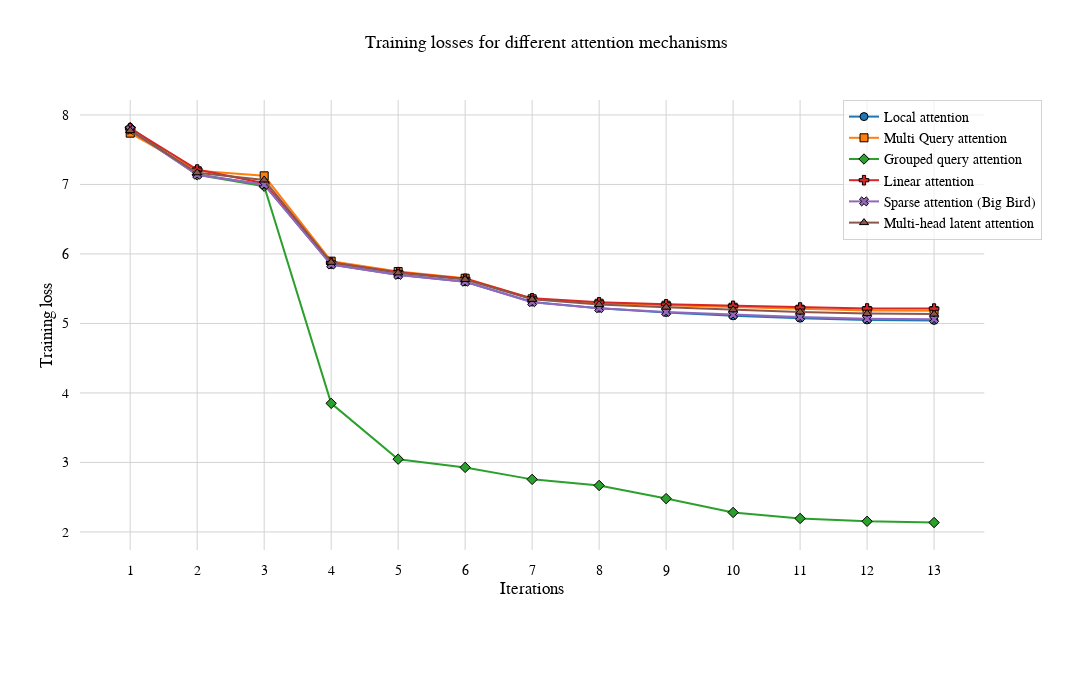

Notebook code cell kept with this figure:
### Markdown cell above
#### 2.2. Plot the training data

### Code cell
line_configs = [
    {
        "name": "Local attention",
        "data": attention_mechanisms["local"]["train"],
        "color": "#1f77b4",
        "dash": "solid",
        "width": 2,
        "marker_symbol": 0,
    },
    {
        "name": "Multi Query attention",
        "data": attention_mechanisms["multi_query"]["train"],
        "color": "#ff7f0e",
        "dash": "solid",
        "width": 2,
        "marker_symbol": 1,
    },
    {
        "name": "Grouped query attention",
        "data": attention_mechanisms["grouped"]["train"],
        "color": "#2ca02c",
        "dash": "solid",
        "width": 2,
        "marker_symbol": 2,
    },
    {
        "name": "Linear attention",
        "data": attention_mechanisms["linear"]["train"],
        "color": "#d62728",
        "dash": "solid",
        "width": 2,
        "marker_symbol": 3,
    },
    {
        "name": "Sparse attention (Big Bird)",
        "data": attention_mechanisms["big_bird"]["train"],
        "color": "#9467bd",
        "dash": "solid",
        "width": 2,
        "marker_symbol": 4,
    },
    {
        "name": "Multi-head latent attention",
        "data": attention_mechanisms["latent"]["train"],
        "color": "#8c564b",
        "dash": "solid",
        "width": 2,
        "marker_symbol": 5,
    },
]
iterations = np.arange(1, len(attention_mechanisms["local"]["train"]) + 1)

figure = plot_losses(
    line_configs=line_configs,
    iterations=iterations,
    title="Training losses for different attention mechanisms",
    xaxis_title="Iterations",
    yaxis_title="Training loss",
    width=1200,
    height=700,
    save_figure=False,
)
figure.show()

### Figure 1 — Plotly figure (JSON) as saved in the notebook; plotly's stock layout.template omitted (floating-point values rounded to 4 significant figures)
{"data": [{"hovertemplate": "<b>Iteration</b>: %{x}<br><b>Loss</b>: %{y:.4f}<br>", "line": {"color": "#1f77b4", "dash": "solid", "width": 2}, "marker": {"color": "#1f77b4", "line": {"color": "black", "width": 1}, "size": 8, "symbol": 0}, "mode": "lines+markers", "name": "Local attention", "type": "scatter", "x": [1, 2, 3, 4, 5, 6, 7, 8, 9, 10, 11, 12, 13], "xaxis": "x", "y": [7.784, 7.143, 6.997, 5.847, 5.702, 5.6, 5.309, 5.22, 5.158, 5.11, 5.076, 5.051, 5.044], "yaxis": "y"}, {"hovertemplate": "<b>Iteration</b>: %{x}<br><b>Loss</b>: %{y:.4f}<br>", "line": {"color": "#ff7f0e", "dash": "solid", "width": 2}, "marker": {"color": "#ff7f0e", "line": {"color": "black", "width": 1}, "size": 8, "symbol": 1}, "mode": "lines+markers", "name": "Multi Query attention", "type": "scatter", "x": [1, 2, 3, 4, 5, 6, 7, 8, 9, 10, 11, 12, 13], "xaxis": "x", "y": [7.738, 7.197, 7.124, 5.896, 5.747, 5.651, 5.355, 5.291, 5.263, 5.234, 5.205, 5.187, 5.184], "yaxis": "y"}, {"hovertemplate": "<b>Iteration</b>: %{x}<br><b>Loss</b>: %{y:.4f}<br>", "line": {"color": "#2ca02c", "dash": "solid", "width": 2}, "marker": {"color": "#2ca02c", "line": {"color": "black", "width": 1}, "size": 8, "symbol": 2}, "mode": "lines+markers", "name": "Grouped query attention", "type": "scatter", "x": [1, 2, 3, 4, 5, 6, 7, 8, 9, 10, 11, 12, 13], "xaxis": "x", "y": [7.819, 7.138, 6.974, 3.851, 3.047, 2.929, 2.757, 2.669, 2.48, 2.281, 2.194, 2.154, 2.136], "yaxis": "y"}, {"hovertemplate": "<b>Iteration</b>: %{x}<br><b>Loss</b>: %{y:.4f}<br>", "line": {"color": "#d62728", "dash": "solid", "width": 2}, "marker": {"color": "#d62728", "line": {"color": "black", "width": 1}, "size": 8, "symbol": 3}, "mode": "lines+markers", "name": "Linear attention", "type": "scatter", "x": [1, 2, 3, 4, 5, 6, 7, 8, 9, 10, 11, 12, 13], "xaxis": "x", "y": [7.808, 7.214, 7.017, 5.876, 5.737, 5.643, 5.361, 5.303, 5.275, 5.253, 5.229, 5.215, 5.213], "yaxis": "y"}, {"hovertemplate": "<b>Iteration</b>: %{x}<br><b>Loss</b>: %{y:.4f}<br>", "line": {"color": "#9467bd", "dash": "solid", "width": 2}, "marker": {"color": "#9467bd", "line": {"color": "black", "width": 1}, "size": 8, "symbol": 4}, "mode": "lines+markers", "name": "Sparse attention (Big Bird)", "type": "scatter", "x": [1, 2, 3, 4, 5, 6, 7, 8, 9, 10, 11, 12, 13], "xaxis": "x", "y": [7.786, 7.139, 6.996, 5.848, 5.699, 5.599, 5.306, 5.219, 5.166, 5.126, 5.091, 5.067, 5.062], "yaxis": "y"}, {"hovertemplate": "<b>Iteration</b>: %{x}<br><b>Loss</b>: %{y:.4f}<br>", "line": {"color": "#8c564b", "dash": "solid", "width": 2}, "marker": {"color": "#8c564b", "line": {"color": "black", "width": 1}, "size": 8, "symbol": 5}, "mode": "lines+markers", "name": "Multi-head latent attention", "type": "scatter", "x": [1, 2, 3, 4, 5, 6, 7, 8, 9, 10, 11, 12, 13], "xaxis": "x", "y": [7.775, 7.168, 7.064, 5.88, 5.728, 5.633, 5.346, 5.271, 5.234, 5.196, 5.164, 5.142, 5.134], "yaxis": "y"}], "layout": {"autosize": false, "font": {"color": "black", "family": "Arial", "size": 14}, "height": 700, "legend": {"bgcolor": "rgba(255, 255, 255, 0.7)", "bordercolor": "lightgrey", "borderwidth": 1, "x": 1, "xanchor": "right", "y": 1, "yanchor": "top"}, "margin": {"b": 150, "l": 80, "pad": 10, "r": 50, "t": 100}, "plot_bgcolor": "white", "showlegend": true, "title": {"font": {"size": 18}, "text": "Training losses for different attention mechanisms", "x": 0.5, "xanchor": "center", "y": 0.95, "yanchor": "top"}, "width": 1200, "xaxis": {"anchor": "y", "domain": [0, 0.94], "dtick": 1, "gridcolor": "lightgrey", "showgrid": true, "tick0": 0, "tickmode": "linear", "title": {"text": "Iterations"}}, "yaxis": {"anchor": "x", "domain": [0, 1], "gridcolor": "lightgrey", "showgrid": true, "title": {"text": "Training loss"}, "zeroline": true, "zerolinecolor": "black", "zerolinewidth": 1}, "yaxis2": {"anchor": "x", "overlaying": "y", "side": "right"}}}
